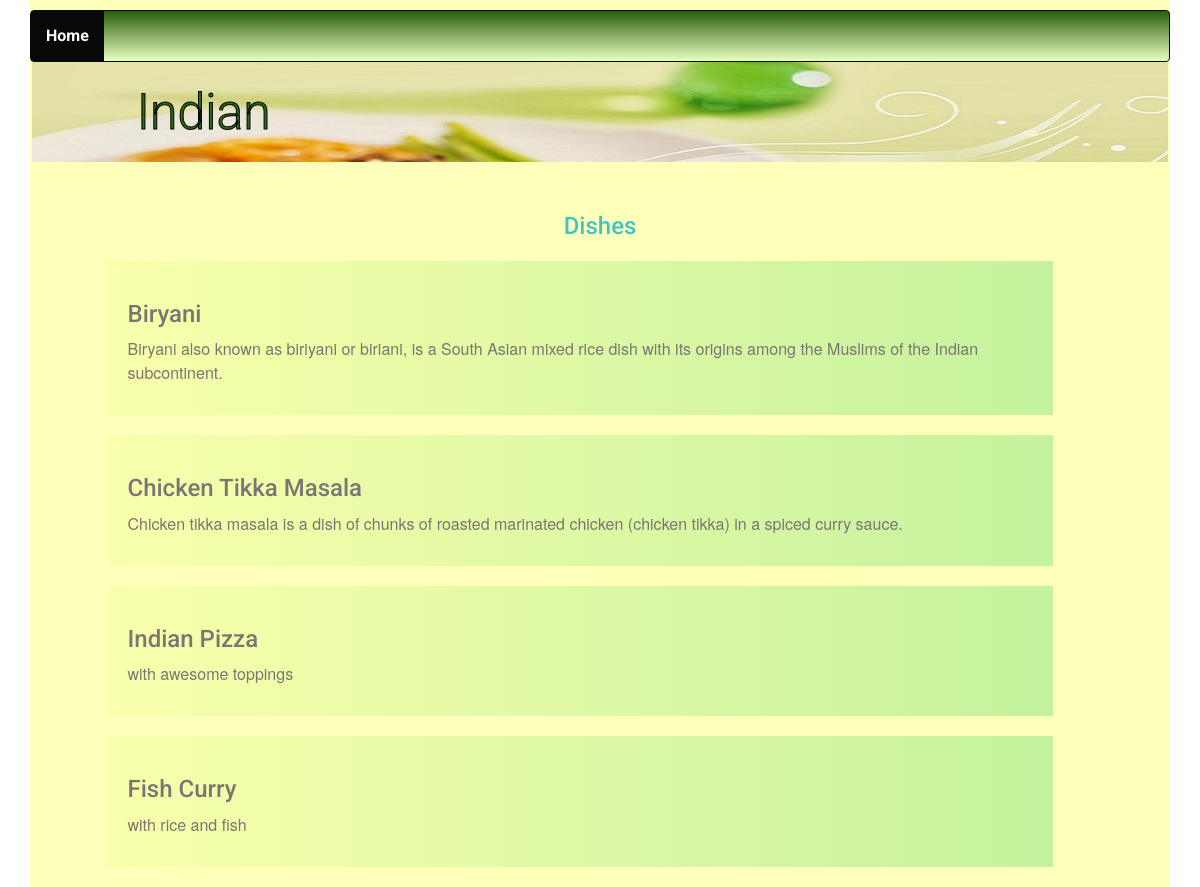
Page /cuisines/1/dish/ on the earlier database version.
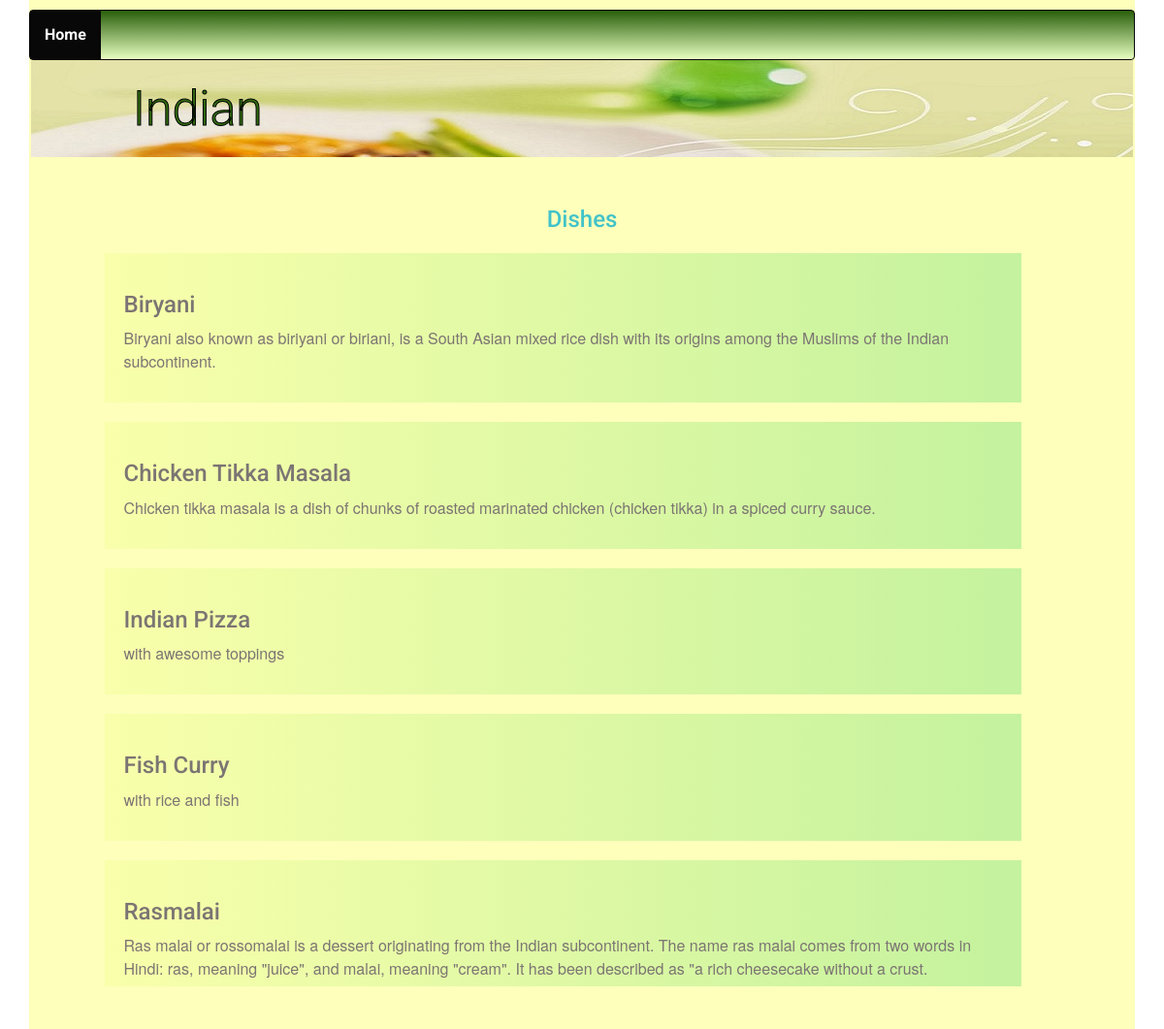
Same page on the later database version.
### database_setup.py (models this page shows, shortened)
class Dish(Base):
    __tablename__ = 'dish'
    id = Column(Integer, primary_key=True)
    name = Column(String(150), nullable=False)
    description = Column(String(300), nullable=False)
    picurl = Column(String(300), nullable=False)
    recipe = Column(String(2000), nullable=False)
    cuisine_id = Column(Integer,ForeignKey('cuisine.id'))
    cuisine = relationship(Cuisine)
    user_id = Column(Integer, ForeignKey('user.id'))
    user = relationship(User)
    created_on = Column(String(50), nullable=False)
    modified_on = Column(String(50), nullable=False)

### project.py (the view)
@app.route('/cuisines/<int:cuisine_id>/dish/')
def showDishes(cuisine_id):
    cuisine = session.query(Cuisine).filter_by(id=cuisine_id).one()
    dishes = session.query(Dish).filter_by(cuisine_id=cuisine_id).all()
    username = login_session.get('username')
    loginid = login_session.get('email')
    return render_template('cuisinedishes.html', items=dishes,
                           cuisine=cuisine, loggedusername=username,
                           loginid=loginid)

### templates/cuisinedishes.html (shortened to what this page needs)
{% extends "main.html" %}
{% block content %}
{% include "header.html" %}
	<div class="row banner main">
		<div class="col-md-11 col-md-offset-1 padding-none">
			<h1>{{ cuisine.name }}
			</h1>
		</div>
	</div>
<div class="row padding-top">
</div>
	{% if items !=[] %}
		<div class="row">
			<div class="col-md-1"></div>
			<div class="col-md-10">
				<h2>Dishes</h2>
					{% for i in items %}
						<a href = "{{url_for('showDescription', dish_id = i.id, cuisine_id = cuisine.id)}}">
							<div class="menu-item">
								<h3 id="dishname">{{i.name}}</h3>
								<p>{{i.description}}</p>
							</div>
						</a>
					{% endfor %}
			</div>
			<div class="col-md-1"></div>
		</div>
	{% endif %}
{% endblock %}

Differences in the rows shown:
added Dish: name "Rasmalai", description "Ras malai or rossomalai is a dessert originating from the Indian subcontinent. The name ras malai comes from two words in Hindi: ras, meaning \"juice\", and malai, meaning \"cream\". It has been described as \"a rich cheesecake without a crust."
